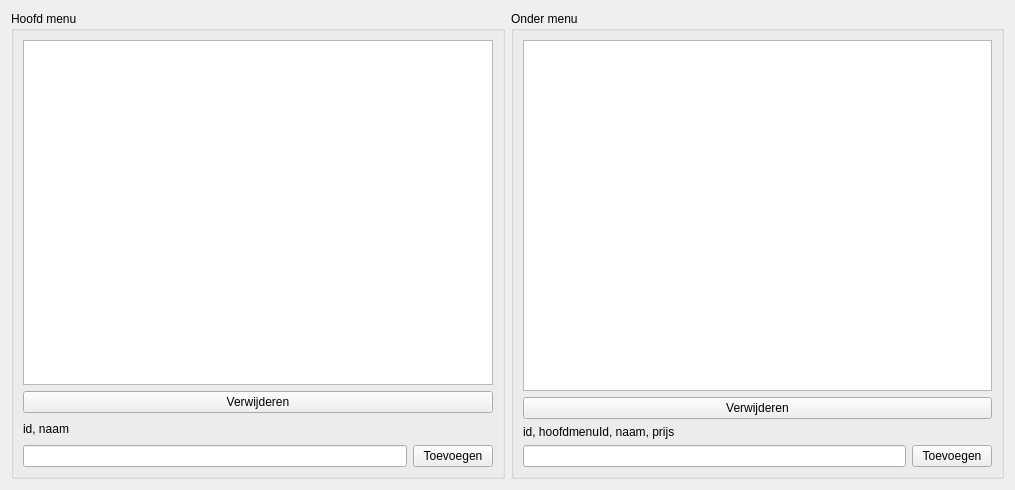
<?xml version="1.0" encoding="UTF-8"?>
<ui version="4.0">
 <class>menuBewerken</class>
 <widget class="QWidget" name="menuBewerken">
  <property name="geometry">
   <rect>
    <x>0</x>
    <y>0</y>
    <width>1015</width>
    <height>490</height>
   </rect>
  </property>
  <property name="windowTitle">
   <string>Form</string>
  </property>
  <layout class="QHBoxLayout" name="horizontalLayout">
   <item>
    <widget class="QGroupBox" name="groupBox">
     <property name="title">
      <string>Hoofd menu</string>
     </property>
     <layout class="QVBoxLayout" name="verticalLayout">
      <item>
       <widget class="QListWidget" name="hoofdMenuList">
        <property name="toolTip">
         <string>&lt;html&gt;&lt;head/&gt;&lt;body&gt;&lt;p&gt;id, naam&lt;/p&gt;&lt;/body&gt;&lt;/html&gt;</string>
        </property>
       </widget>
      </item>
      <item>
       <widget class="QPushButton" name="pushButton">
        <property name="text">
         <string>Verwijderen</string>
        </property>
       </widget>
      </item>
      <item>
       <layout class="QHBoxLayout" name="horizontalLayout_5">
        <item>
         <widget class="QLabel" name="label">
          <property name="text">
           <string>id, naam</string>
          </property>
         </widget>
        </item>
        <item>
         <spacer name="horizontalSpacer">
          <property name="orientation">
           <enum>Qt::Horizontal</enum>
          </property>
          <property name="sizeHint" stdset="0">
           <size>
            <width>40</width>
            <height>20</height>
           </size>
          </property>
         </spacer>
        </item>
       </layout>
      </item>
      <item>
       <layout class="QHBoxLayout" name="horizontalLayout_4">
        <item>
         <widget class="QLineEdit" name="hoofdMenuInput">
          <property name="toolTip">
           <string>&lt;html&gt;&lt;head/&gt;&lt;body&gt;&lt;p&gt;id, naam&lt;/p&gt;&lt;/body&gt;&lt;/html&gt;</string>
          </property>
         </widget>
        </item>
        <item>
         <widget class="QPushButton" name="pushButton_2">
          <property name="text">
           <string>Toevoegen</string>
          </property>
         </widget>
        </item>
       </layout>
      </item>
     </layout>
    </widget>
   </item>
   <item>
    <widget class="QGroupBox" name="groupBox_2">
     <property name="title">
      <string>Onder menu</string>
     </property>
     <layout class="QVBoxLayout" name="verticalLayout_2">
      <item>
       <widget class="QListWidget" name="onderMenuList"/>
      </item>
      <item>
       <widget class="QPushButton" name="pushButton_5">
        <property name="text">
         <string>Verwijderen</string>
        </property>
       </widget>
      </item>
      <item>
       <widget class="QLabel" name="label_2">
        <property name="text">
         <string>id, hoofdmenuId, naam, prijs</string>
        </property>
       </widget>
      </item>
      <item>
       <layout class="QHBoxLayout" name="horizontalLayout_2">
        <item>
         <widget class="QLineEdit" name="onderMenuInput"/>
        </item>
        <item>
         <widget class="QPushButton" name="pushButton_3">
          <property name="text">
           <string>Toevoegen</string>
          </property>
         </widget>
        </item>
       </layout>
      </item>
     </layout>
     <zorder>pushButton_5</zorder>
     <zorder>onderMenuList</zorder>
     <zorder>label_2</zorder>
    </widget>
   </item>
  </layout>
 </widget>
 <resources/>
 <connections/>
</ui>
